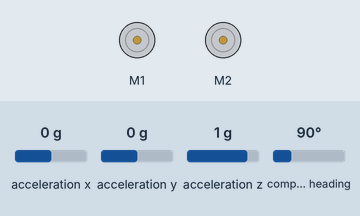
Recording of a sketch running on a simulated Arduino Uno, built with avr-gcc and run on an emulated ATmega328P. Parts: 2 × DC motor (green arrow = forward, orange = backward, longer = faster). The inputs (shaded band) are chosen by the test bench; at power-on: acceleration x 0 g, acceleration y 0 g, acceleration z 1 g, compass heading 90°. What the sketch prints to the serial monitor is not drawn.

Above: at 0.1 s.
At 2.1 s:
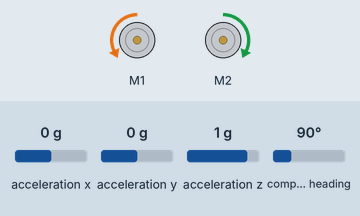
Timing chart, 0 to 3.6 s (numbered marks = the images above):
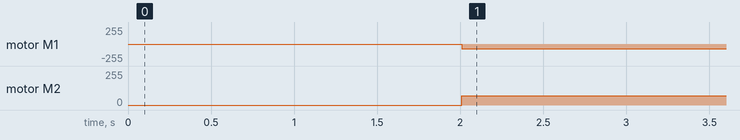

The sketch:

imuTurning.ino
```cpp
#include <Wire.h>
#include <Adafruit_Sensor.h>
#include <Adafruit_BNO055.h>
#include <utility/imumaths.h>
#include <Adafruit_MotorShield.h>

Adafruit_BNO055 bno = Adafruit_BNO055(55);


// Create the motor shield object
Adafruit_MotorShield AFMS = Adafruit_MotorShield();


// Set port M1 as the left motor and port M2 as the right motor
Adafruit_DCMotor *motorLeft = AFMS.getMotor(1);
Adafruit_DCMotor *motorRight = AFMS.getMotor(2);


void setup(void)
{
  Serial.begin(9600);
  Serial.println("Orientation Sensor Test");
  Serial.println("");

  /* Initialise the sensor */
  if (!bno.begin())
  {
    /* There was a problem detecting the BNO055 ... check your connections */
    Serial.print("Ooops, no BNO055 detected ... Check your wiring or I2C ADDR!");
    while (1);
  }

  delay(1000);

  bno.setExtCrystalUse(true);

  if (!AFMS.begin()) {         // create with the default frequency 1.6KHz
    // if (!AFMS.begin(1000)) {  // OR with a different frequency, say 1KHz
    Serial.println("Could not find Motor Shield. Check wiring.");
    while (1);
  }
}

void loop() {
  // put your main code here, to run repeatedly:
  delay(1000);
  turnLeft(90.0);


}

void turnLeft(double deg) {
  /* turn for 100
     check the yaw
     if the absolute difference between the current n initial yaw is >= 180 stop
  */
  // old 0 -> 360 new 0-> 360
  sensors_event_t event;
  bno.getEvent(&event);
  double oldAngle = event.orientation.x;
  double newAngle = event.orientation.x;
  do {
    motorLeft->run(BACKWARD);
    motorRight->run(FORWARD);
    motorLeft->setSpeed(70);
    motorRight->setSpeed(70);
    sensors_event_t event;
    bno.getEvent(&event);
    newAngle = event.orientation.x;
  } while (checkAngleLeft(oldAngle, newAngle, deg));
  motorLeft->run(RELEASE);
  motorRight->run(RELEASE);
  return;
}

void turnRight(double deg) {
  sensors_event_t event;
  bno.getEvent(&event);
  double oldAngle = event.orientation.x;
  double newAngle = event.orientation.x;
  Serial.print("old Angle");
  Serial.println(oldAngle);

  do {
    motorLeft->run(FORWARD);
    motorRight->run(BACKWARD);
    motorLeft->setSpeed(70);
    motorRight->setSpeed(70);
    sensors_event_t event;
    bno.getEvent(&event);
    newAngle = event.orientation.x;
  } while (checkAngle(oldAngle, newAngle, deg));
  motorLeft->setSpeed(0);
  motorRight->setSpeed(0);
  delay(1000);

  return;
}

bool checkAngle(double oldAngle, double newAngle, double turnAngle) {
  // old angle and new angle, we need to figure out if the diff between old angle and new angle is >= target angle
  // normally can just do oldAngle - new Angle
  // but if oldAngle is not big enough we run into issues
  //    so we can check to see if it's a small old angle- if so, we can just
  if ((oldAngle + turnAngle) > 360) {
    double targetAngle = turnAngle - (360.0 - oldAngle);
    if ((newAngle <= (targetAngle + 2.0)) && (newAngle >= (targetAngle - 2.0))) {
      Serial.println("weird");
      return false;
    } else {
      return true;
    }
  } else {
    if ((newAngle - oldAngle) >= (turnAngle)) {
      Serial.println("regular");
      return false;
    } else {
      return true;
    }
  }
}

bool checkAngleLeft(double oldAngle, double newAngle, double turnAngle) {
  // old angle and new angle, we need to figure out if the diff between old angle and new angle is >= target angle
  // normally can just do oldAngle - new Angle
  // but if oldAngle is not big enough we run into issues
  //    so we can check to see if it's a small old angle- if so, we can just
  if ((oldAngle - turnAngle) < 0) {
    double targetAngle = 360.0 - (turnAngle - oldAngle);
    if ((newAngle <= (targetAngle + 2.0)) && (newAngle >= (targetAngle - 2.0))) {
      Serial.println("weird");
      return false;
    } else {
      return true;
    }
  } else {
    if ((oldAngle - newAngle ) >= (turnAngle)) {
      Serial.println("regular");
      return false;
    } else {
      return true;
    }
  }
}
```

Measured:
- by itself, motor M1: stopped → backward 70/255 at 2.0 s
- by itself, motor M2: stopped → forward 70/255 at 2.0 s
